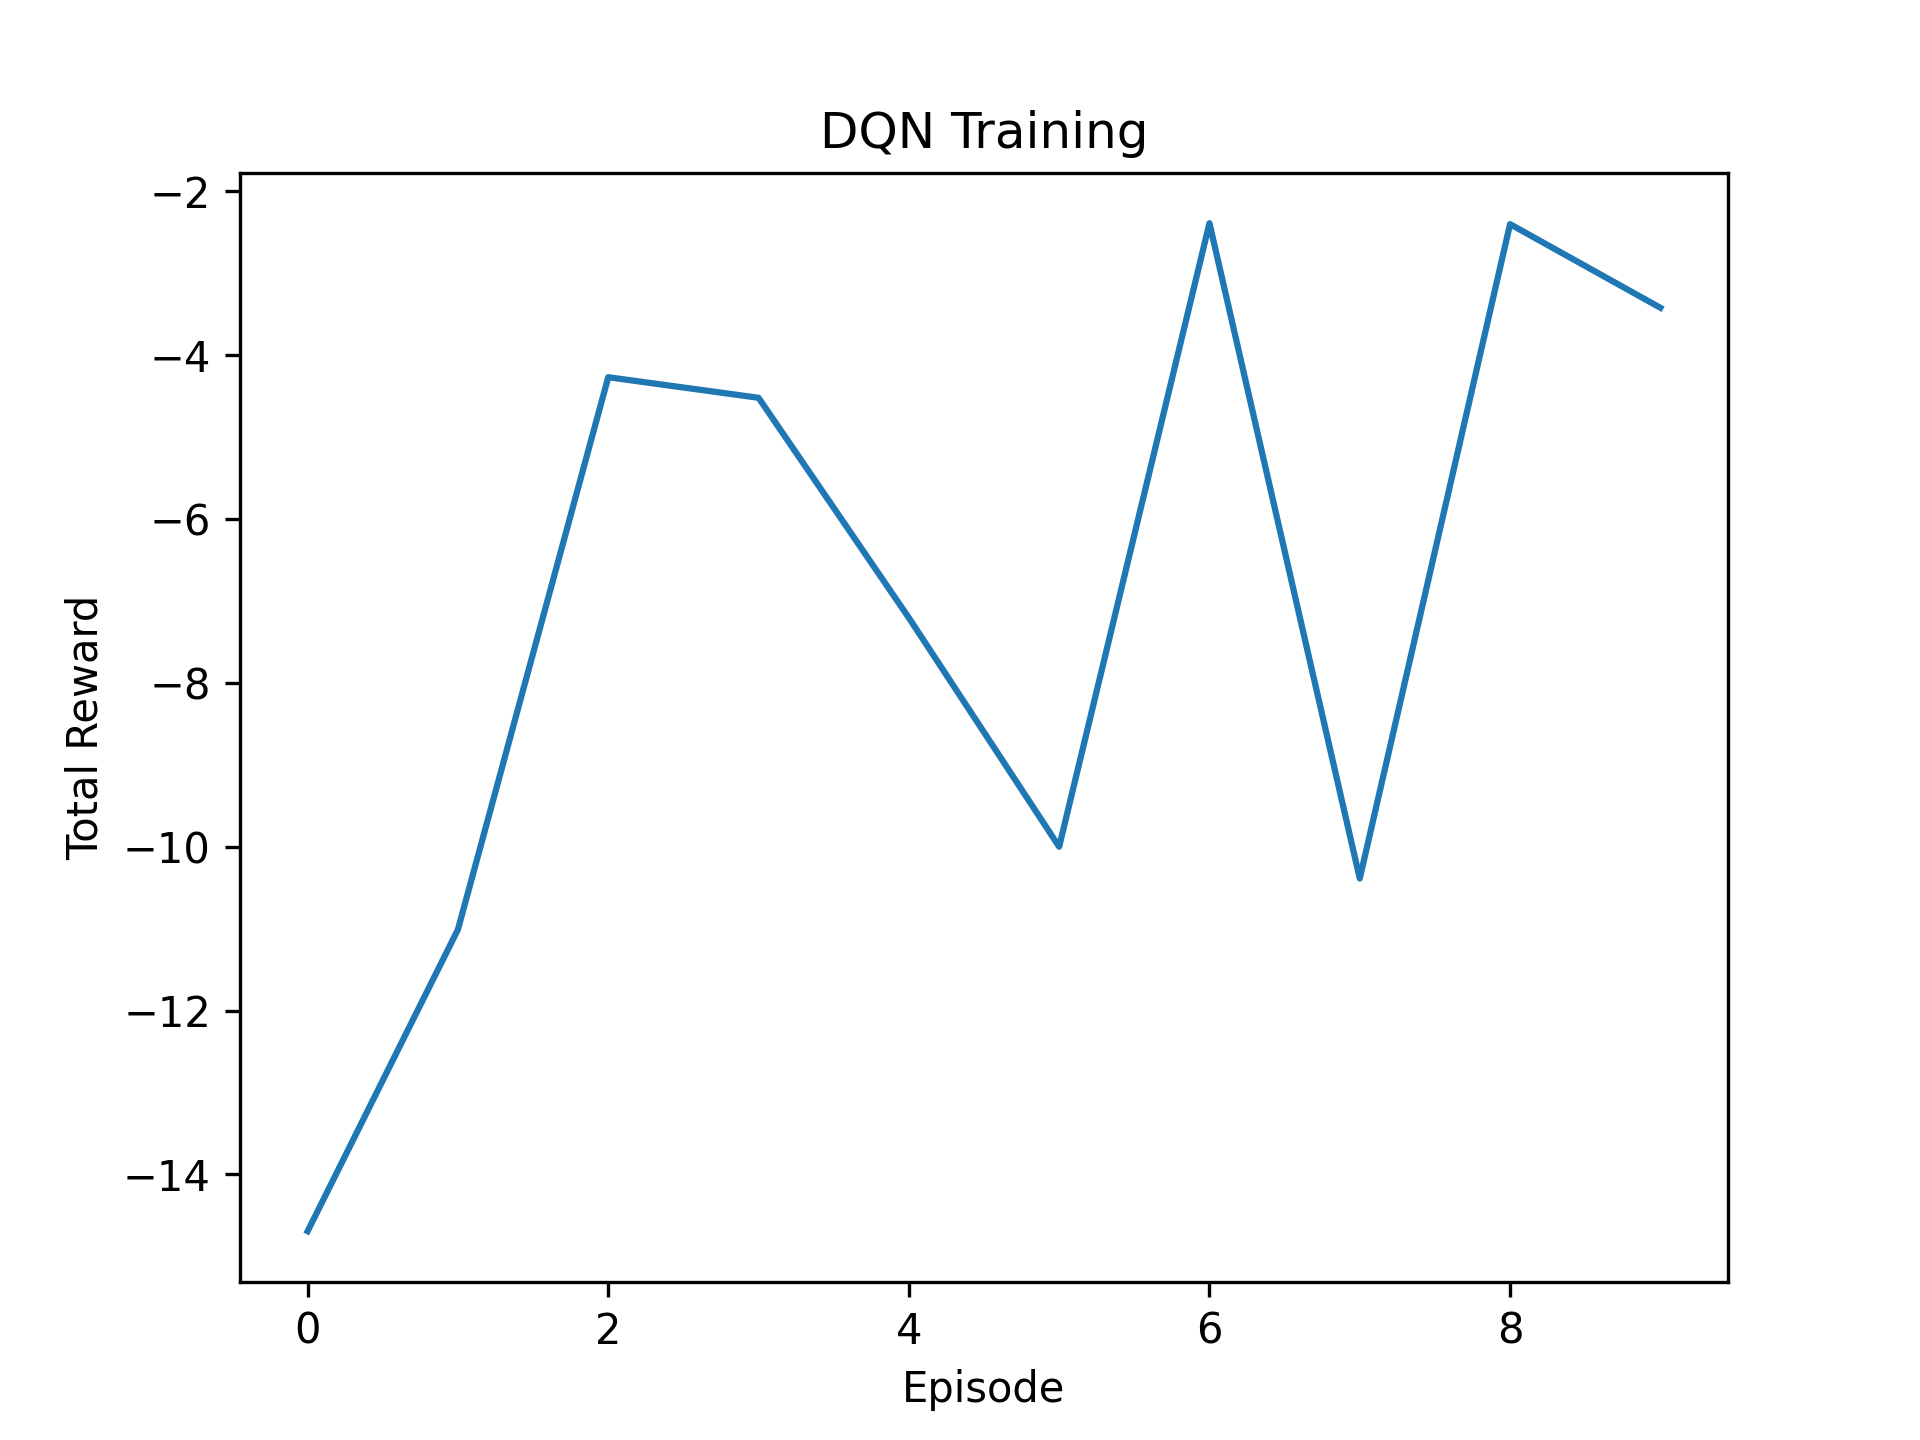

Source code (Python):
import random
import gym
import numpy as np
import tensorflow as tf
from collections import deque
from env.VehicularHoneypotEnv import VehicularHoneypotEnv
import matplotlib.pyplot as plt


class DQNAgent:
    def __init__(self, state_size, action_size):
        self.state_size = state_size
        self.action_size = action_size
        self.memory = deque(maxlen=2000)
        self.gamma = 0.95  # 折扣因子
        self.epsilon = 1.0  # 初始探索率
        self.epsilon_min = 0.01  # 最小探索率
        self.epsilon_decay = 0.995  # 探索率衰减率
        self.learning_rate = 0.001  # 学习率
        self.model = self._build_model()

        # 创建奖励列表，用于可视化奖励
        self.reward_list = []

    def _build_model(self):
        # 创建神经网络，使用两层全连接层
        model = tf.keras.Sequential()
        model.add(tf.keras.layers.Dense(500, input_dim=self.state_size, activation='relu'))
        model.add(tf.keras.layers.Dense(500, activation='relu'))
        model.add(tf.keras.layers.Dense(500, activation='relu'))
        model.add(tf.keras.layers.Dense(self.action_size, activation='softmax'))
        model.compile(loss='mse', optimizer=tf.keras.optimizers.Adam(lr=self.learning_rate))
        return model

    def remember(self, state, action, reward, next_state, done):
        self.memory.append((state, action, reward, next_state, done))

    def act(self, state):
        # 以 epsilon 的概率随机选择动作，以 (1 - epsilon) 的概率选择最佳动作
        if np.random.rand() <= self.epsilon:
            return random.randrange(self.action_size)
        else:
            return np.argmax(self.model.predict(state)[0])

    def replay(self, batch_size):
        # 从记忆库中随机取出 batch_size 个样本进行更新
        minibatch = random.sample(self.memory, batch_size)
        for state, action, reward, next_state, done in minibatch:
            if state is None:
                print("Warning: state is None!")
                continue
            target = reward
            if not done:
                # 使用神经网络预测下一个状态的最大 Q 值
                target = (reward + self.gamma * np.amax(self.model.predict(next_state)[0]))
            # 使用神经网络预测当前状态的 Q 值
            target_f = self.model.predict(state)
            # 更新 Q 值
            target_f[0][action] = target
            # 使用梯度下降法更新神经网络
            self.model.fit(state, target_f, epochs=1, verbose=0)
        if self.epsilon > self.epsilon_min:
            self.epsilon *= self.epsilon_decay

    def load(self, name):
        self.model.load_weights(name)

    def save(self, name):
        self.model.save_weights(name)

    def train(self, env, num_episodes=100, max_steps=10):
        for episode in range(num_episodes):
            state = env.reset()
            state = np.reshape(state, [1, self.state_size])
            total_reward = 0
            for step in range(max_steps):
                action = self.act(state)
                next_state, reward, done, _ = env.step(action)
                reward = reward if not done else -10
                next_state = np.reshape(next_state, [1, self.state_size])
                self.remember(state, action, reward, next_state, done)
                state = next_state
                total_reward += reward
                if done:
                    break
                if len(self.memory) > batch_size:
                    self.replay(batch_size)

            # 将每个 episode 的总奖励添加到奖励列表中
            self.reward_list.append(total_reward)

            # 打印每个 episode 的奖励
            print(f"Episode: {episode + 1}, Total Reward: {total_reward}")

        # 可视化奖励列表
        plt.plot(self.reward_list)
        plt.xlabel('Episode')
        plt.ylabel('Total Reward')
        plt.title('DQN Training')
        plt.savefig('DRL.png', dpi=300)
        plt.show()


if __name__ == "__main__":
    env = VehicularHoneypotEnv()
    observation = env.reset()
    print(observation)
    state_size = sum(space.shape[0] if isinstance(space, gym.spaces.Box) else 1 for space in env.observation_space)
    print(state_size)
    action_size = env.action_space.n
    print(action_size)
    agent = DQNAgent(state_size, action_size)
    done = False
    batch_size = 32

    agent.train(env, num_episodes=100, max_steps=10)

    agent.save("vehicular_honeypot_dqn.h5")